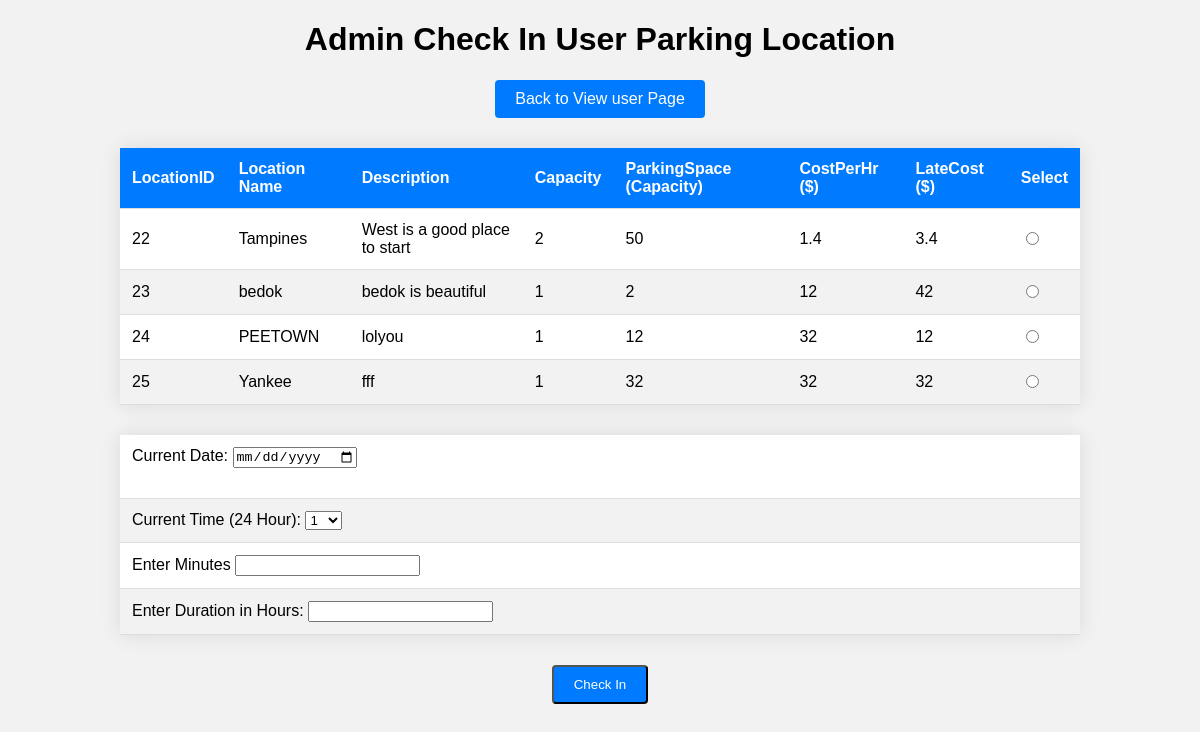
/AdminCheckIn.php, run on the app's committed database.
### tables this page shows
CREATE TABLE `locations` (
  `LocationID` int(11) NOT NULL,
  `LocationName` varchar(100) NOT NULL,
  `DescriptionLocation` varchar(100) NOT NULL,
  `Capacity` int(11) NOT NULL,
  `ParkingSpace` int(11) NOT NULL,
  `CostPerHr` double NOT NULL,
  `LateCost` double NOT NULL
);

### AdminCheckIn.php (the view, shortened to what this page needs)
<?php
    require 'dbConnection.php';
?>
<!DOCTYPE html>
<html lang="en">
<head>
    <link rel="stylesheet" href="css/styles2.css">
</head>
<body>
    <form action="AdminCheckIn.php" method="POST">
        <h1>Admin Check In User Parking Location</h1>
        <div class="btn-container">
            <a href="AdminViewUsers.php" class="btn">Back to View user Page</a>
        </div>
        <table>
            <tr>
                <th>LocationID</th>
                <th>Location Name</th>
                <th>Description</th>
                <th>Capacity</th>
                <th>ParkingSpace (Capacity)</th>
                <th>CostPerHr ($)</th>
                <th>LateCost ($)</th>
                <th>Select</th>
            </tr>
            <tbody>
                <?php
                    $LocationCapacity = "SELECT * FROM locations WHERE Capacity < ParkingSpace";
                    $LocationCapacityQuery = mysqli_query($con, $LocationCapacity);
                    if(mysqli_num_rows($LocationCapacityQuery) > 0){
                        while($Datarow = mysqli_fetch_assoc($LocationCapacityQuery)){
                            echo "<tr>";
                                echo "<td>" . $Datarow['LocationID'] . "</td>";
                                echo "<td>" . $Datarow['LocationName'] . "</td>";
                                echo "<td>" . $Datarow['DescriptionLocation'] . "</td>";
                                echo "<td>" . $Datarow['Capacity'] . "</td>";
                                echo "<td>" . $Datarow['ParkingSpace'] . "</td>";
                                echo "<td>" . $Datarow['CostPerHr'] . "</td>";
                                echo "<td>" . $Datarow['LateCost'] . "</td>";
                                echo "<td>"
                                        . "<input type='radio' name='clickLocation' value='" . $Datarow['LocationID'] . "'>"
                                     ."</td>";
                            echo "</tr>";
                        }
                    }
                ?>
            </tbody>
        </table>
        <table>
            <tr>
                <td>
                    <label>Current Date:</label>
                    <input type="date" name="Date" required><br><br>
                </td>
            </tr>
            <tr>
                <td>
                    <label>Current Time (24 Hour):</label>
                    <select name="Hour">
                        <?php foreach (range(1, 24) as $hour): ?>
                            <option value="<?php echo $hour; ?>"><?php echo $hour; ?></option>
                        <?php endforeach; ?>
                    </select>
                </td>
            </tr>
            <tr>
                <td>
                    <label>Enter Minutes</label>
                    <input type="number" name="Minutes" required>
                </td>
            </tr>
            <tr>
                <td>
                    <label>Enter Duration in Hours:</label>
                    <input type="number" name="Duration" min="1" required><br>
                </td>
            </tr>
        </table>
        <input type="submit" name="userCheckIn" value="Check In" class="btn">
    </form>
</body>
</html>

### css/styles2.css (style rules this page uses)
body { font-family: Arial, sans-serif; background-color: #f2f2f2; margin: 0; padding: 0; }
table { width: 80%; margin: 30px auto; border-collapse: collapse; box-shadow: 0 0 20px rgba(0, 0, 0, 0.1); background-color: #fff; }
th, td { padding: 12px; text-align: left; border-bottom: 1px solid #ddd; }
th { background-color: #007bff; color: white; }
tr:nth-child(even) { background-color: #f2f2f2; }
form { text-align: center; margin-bottom: 20px; }
.btn-container { text-align: center; }
.btn { display: inline-block; padding: 10px 20px; background-color: #007bff; color: white; text-decoration: none; border-radius: 4px; transition: background-color 0.3s; }

### data on the page
locations: LocationID "22", LocationName "Tampines", DescriptionLocation "West is a good place to start", Capacity "2", ParkingSpace "50", CostPerHr "1.4", LateCost "3.4"
locations: LocationID "23", LocationName "bedok", DescriptionLocation "bedok is beautiful", Capacity "1", ParkingSpace "2", CostPerHr "12", LateCost "42"
locations: LocationID "24", LocationName "PEETOWN", DescriptionLocation "lolyou", Capacity "1", ParkingSpace "12", CostPerHr "32", LateCost "12"
locations: LocationID "25", LocationName "Yankee", DescriptionLocation "fff", Capacity "1", ParkingSpace "32", CostPerHr "32", LateCost "32"

### other printed values
form field Hour "1"
